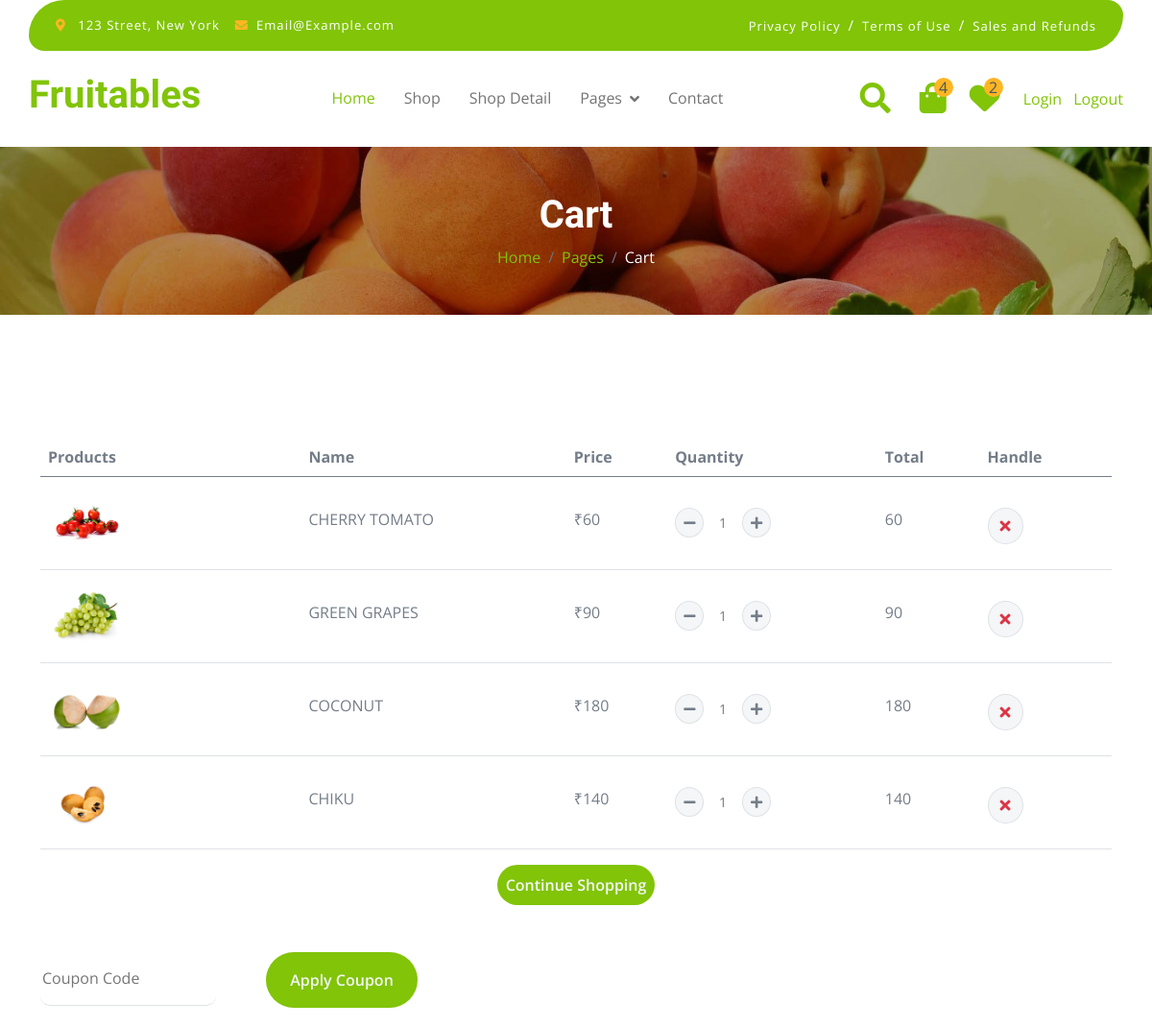
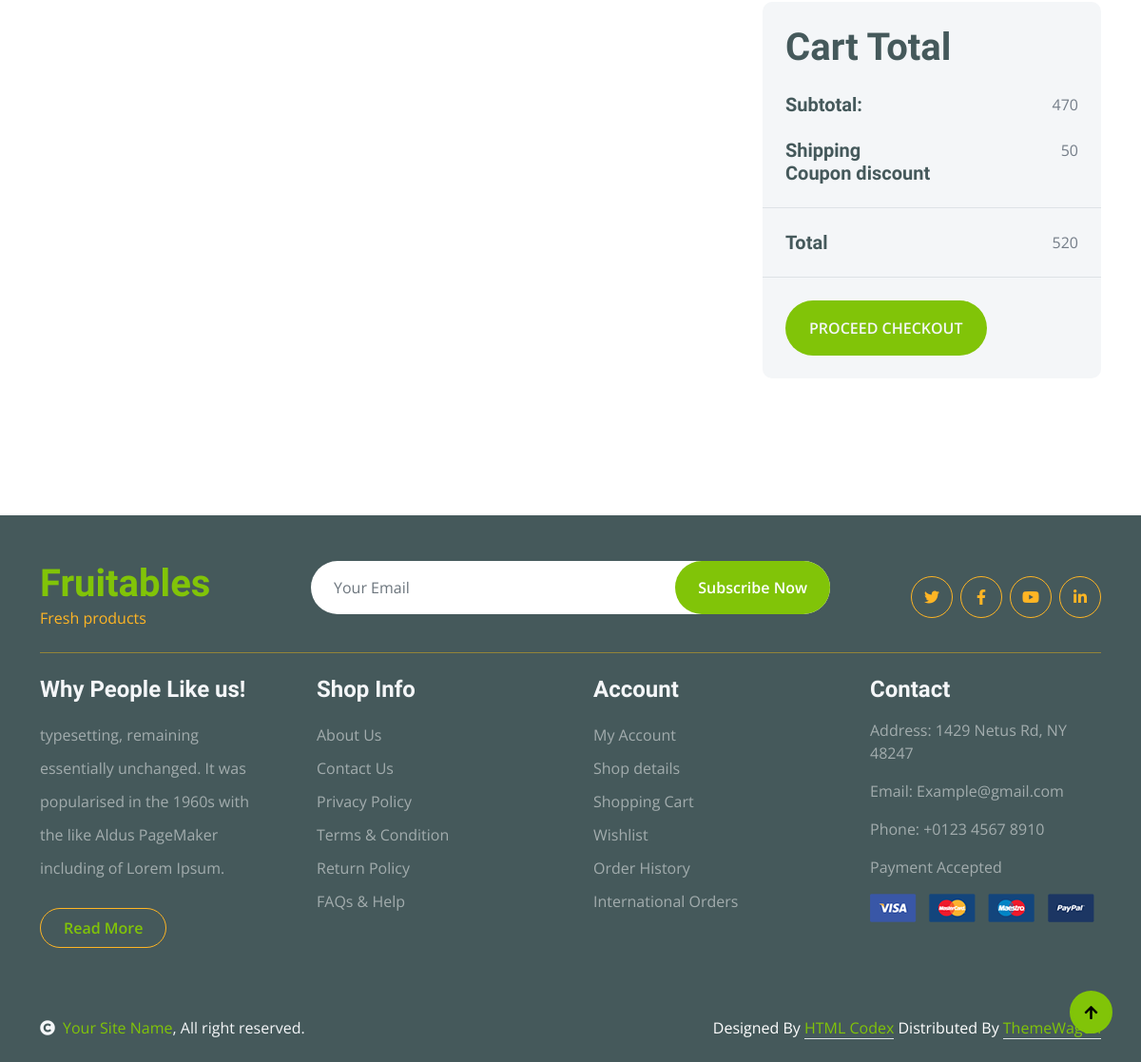
Screenshot of /cart (signed in) with the database file from the repository (2 pictures, top to bottom).
### app/models.py (models this page shows)
class addcart(models.Model):
    user=models.ForeignKey(User,on_delete=models.CASCADE)
    products=models.ForeignKey(product, on_delete=models.CASCADE)
    img=models.ImageField(upload_to='media',blank=True,null=True)
    price=models.IntegerField()
    t_price=models.IntegerField()
    name=models.CharField(max_length=30)
    quantity=models.IntegerField()
    datetime=models.DateTimeField(auto_now=True,blank=True,null=True)
    def __str__(self) -> str:
        return self.name

### app/views.py (the view)
# urls.py: path('cart', views.cart, name='cart'),
def cart(request):
    uid = User.objects.get(email=request.session['email'])
    count = addcart.objects.filter(user=uid).count()
    w_count=Add_Whishlist.objects.filter(user_id=uid).count()
    mid = main_category.objects.all()
    ct = addcart.objects.filter(user=uid)
    print(ct)
    sub_total = 0
    charge = 50
    l1 = []
    t_price = 0
    for i in ct:
        a = i.t_price
        l1.append(a)
        sub_total = sum(l1)
        t_price = sub_total + charge
    contaxt = {'mid': mid,
               'ct': ct,
               'sub_total': sub_total,
               'charge': charge,
               't_price': t_price,
               'count': count,
               "w_count":w_count}
    return render(request, "cart.html", contaxt)

### app/templates/cart.html (shortened to what this page needs)
{% extends "index.html" %}
{% load static %}
{% block content %}
        <div class="container-fluid page-header py-5">
            <h1 class="text-center text-white display-6">Cart</h1>
            <ol class="breadcrumb justify-content-center mb-0">
                <li class="breadcrumb-item"><a href="{% url 'index' %}">Home</a></li>
                <li class="breadcrumb-item"><a href="#">Pages</a></li>
                <li class="breadcrumb-item active text-white">Cart</li>
            </ol>
        </div>
        {% if count < 1 %}
        <div style="text-align:center">
<img style="height: 200px;width:200px" src="{% static 'img\cart.png.' %}" class="mt-5">
<h4 style="color: rgb(18, 17, 17);">your cart is empty</h4>
</div>
<div style="text-align: center;">
<a style="align-items: center;" href="{% url 'shop' %}" class="btn btn-danger     cart-btn-transform m-3" data-abc="true" >continue shopping</a>
</div>
    {% else %}
<br>
        <div class="container-fluid py-5">
            <div class="container py-5">
                <div class="table-responsive">
                    <table class="table">
                        <thead>
                          <tr>
                            <th scope="col">Products</th>
                            <th scope="col">Name</th>
                            <th scope="col">Price</th>
                            <th scope="col">Quantity</th>
                            <th scope="col">Total</th>
                            <th scope="col">Handle</th>
                          </tr>
                        </thead>
                        <tbody>
                           {% for i in ct %}
                            <tr>
                                <th scope="row">
                                    <div class="d-flex align-items-center">
                                        <img src="{{ i.img.url }}" class="img-fluid me-5 rounded-circle" style="width: 80px; height: 80px;" alt="">
                                    </div>
                                </th>
                                <td>
                                    <p class="mb-0 mt-4">{{i.name}}</p>
                                </td>
                                <td>
                                    <p class="mb-0 mt-4">&#8377;{{i.price}}</p>
                                </td>
                                <td>
                                    <div class="input-group quantity mt-4" style="width: 100px;">
                                        <div class="input-group-btn">
                                            <a href="{% url 'cart_mines' i.id %}"><button class="btn btn-sm btn-minus rounded-circle bg-light border" >
                                            <i class="fa fa-minus"></i>
                                            </button></a>
                                        </div>
                                        <input type="text" class="form-control form-control-sm text-center border-0" value="{{i.quantity}}">
                                        <div class="input-group-btn">
                                            <a href="{% url 'cart_plus' i.id %}"><button class="btn btn-sm btn-plus rounded-circle bg-light border">
                                                <i class="fa fa-plus"></i>
                                            </button></a>
                                        </div>
                                    </div>
                                </td>
                                <td>
                                    <p class="mb-0 mt-4">{{i.t_price}}</p>
                                </td>
                                <td>
                                    <a href="delete1/{{i.id}}"><button class="btn btn-md rounded-circle bg-light border mt-4" >
                                        <i class="fa fa-times text-danger"></i>
                                    </button></a>
                                </td>
                            </tr>
                            {% endfor %}
                        </tbody>
                    </table>
                    <div class="center-button">
                        <a href="{% url 'shop' %}"><button class="btn rounded-pill px-2 py-2 text-light" type="button" style="background-color:#81C408;">Continue Shopping</button></a>
                    </div>
                </div>
                <form  action="{% url 'apply_coupon' %}" method="POST">
                <div class="mt-5">
                    <input type="text" class="border-0 border-bottom rounded me-5 py-3 mb-4" name="code" placeholder="Coupon Code">
                    <button  class="btn rounded-pill px-4 py-3 text-light"  type="submit"  style="background-color: #81C408;">Apply Coupon</button>
                </div>
            </form>
                <div class="row g-4 justify-content-end">
                    <div class="col-8"></div>
                    <div class="col-sm-8 col-md-7 col-lg-6 col-xl-4">
                        <div class="bg-light rounded">
                            <div class="p-4">
                                <h1 class="display-6 mb-4">Cart Total </h1>
                                <div class="d-flex justify-content-between mb-4">
                                    <h5 class="mb-0 me-4">Subtotal:</h5>
                                    <p class="mb-0">{{sub_total}}</p>
                                </div>
                                <div class="d-flex justify-content-between">
                                    <h5 class="mb-0 me-4">Shipping</h5>
                                    <div class="">
                                        <p class="mb-0">{{charge}}</p>
                                    </div>
                                </div>
                                <div class="d-flex justify-content-between">
                                    <h5 class="mb-0 me-4">Coupon discount </h5>
                                </div>
                            </div>
                            <div class="py-4 mb-4 border-top border-bottom d-flex justify-content-between">
                                <h5 class="mb-0 ps-4 me-4">Total</h5>
                                <p class="mb-0 pe-4"> {{t_price}}</p>
                            </div>
                            <a href="{% url 'checkout' %}"><button class="btn  rounded-pill px-4 py-3 text-light text-uppercase mb-4 ms-4" type="button" style="background-color: #81C408;">Proceed Checkout</button></a>
                        </div>
                    </div>
                </div>
            </div>
        </div>
        {% endif %}
{% endblock %}

### app/static/css/style.css (style rules this page uses)
* { scroll-behavior: smooth; }
.btn { font-weight: 600; transition: 0.5s; }
.page-header { position: relative; background: linear-gradient(rgba(0, 0, 0, 0.3), rgba(0, 0, 0, 0.3)), url(../img/cart-page-header-img.jpg); background-position: center center; background-repeat: no-repeat; background-size: cover; }
@media (min-width: 992px) { .hero-header, .page-header { margin-top: 152px !important; } }

### app/templates/cart.html (style rules this page uses)
.center-button { display: flex; justify-content: center; }

### rows the page displays
addcart: img (picture), name "CHERRY TOMATO", price "60", quantity "1", t_price "60"
addcart: img (picture), name "GREEN GRAPES", price "90", quantity "1", t_price "90"
addcart: img (picture), name "COCONUT", price "180", quantity "1", t_price "180"
addcart: img (picture), name "CHIKU", price "140", quantity "1", t_price "140"

### other values shown
{{ count }} "4"
{{ w_count }} "2"
{{ sub_total }} "470"
{{ charge }} "50"
{{ t_price }} "520"
